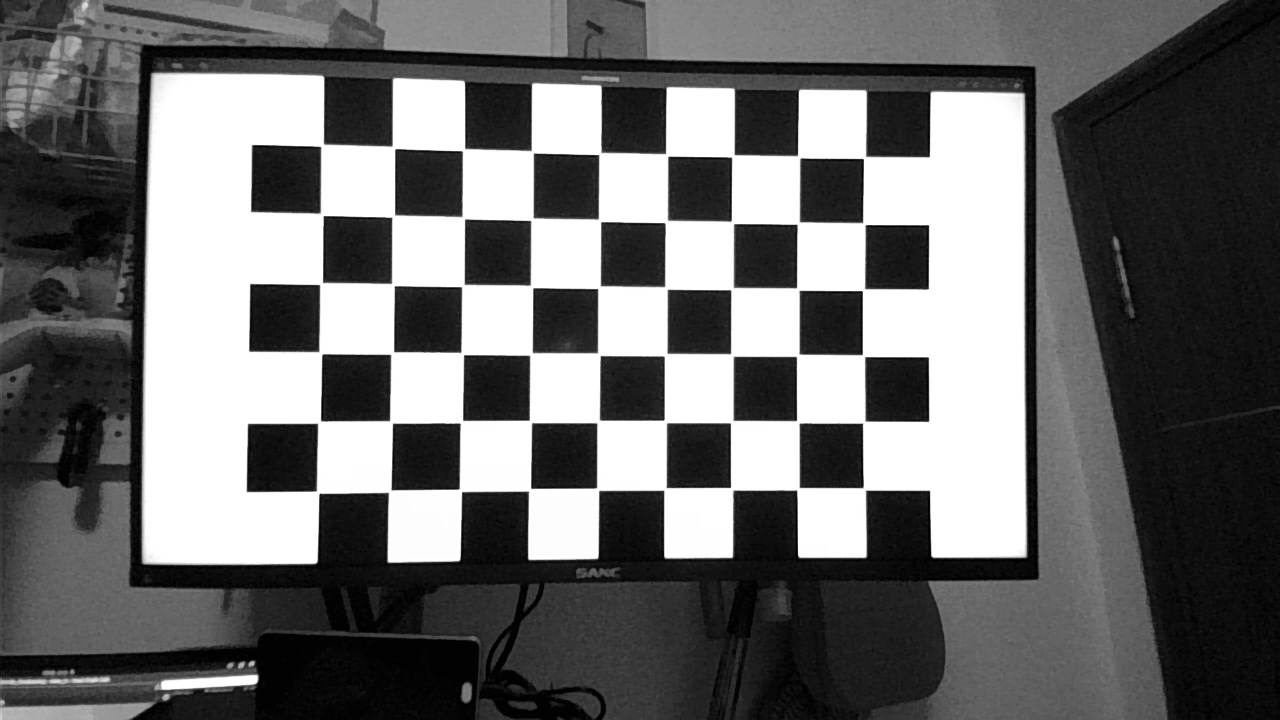
//> input picture data/right/0.png, 1280 x 720 px; its folder holds only this picture in this run
$ ./camera_calibrator   (built with g++ and OpenCV 4)
//> lines starting //> are read from the running program, lines starting //| are printed output that depends on the picture; after the words box and inside, x2 and y2 are one past the last pixel; in counts of white or black regions, pixels touching at a corner belong together
#include <stdio.h>

#include <iostream>
#include <opencv4/opencv2/calib3d/calib3d.hpp>
#include <opencv4/opencv2/highgui/highgui.hpp>
#include <opencv4/opencv2/imgproc/imgproc.hpp>
#include <opencv4/opencv2/opencv.hpp>

// 定义棋盘的尺寸
int CHECKERBOARD[ 2 ]{ 6, 9 };

int main()
{
  // 创建向量以存储每个棋盘图像的 3D 点向量
  std::vector<std::vector<cv::Point3f> > objpoints;

  // 创建向量以存储每个棋盘图像的 2D 点向量
  std::vector<std::vector<cv::Point2f> > imgpoints;

  // 定义 3D 点的世界坐标
  std::vector<cv::Point3f> objp;
  for ( int i{ 0 }; i < CHECKERBOARD[ 1 ]; i++ )
  {
    for ( int j{ 0 }; j < CHECKERBOARD[ 0 ]; j++ )
      objp.push_back( cv::Point3f( j, i, 0 ) );
  }


  // 提取存储在给定目录中的单个图像的路径
  std::vector<cv::String> images;
  // 包含棋盘图像的文件夹的路径
  std::string path = "/home/lin/Projects/vision_ws/data/right/*.png";

  cv::glob( path, images );

  cv::Mat frame, gray;
  // 用于存储检测到的棋盘角的像素坐标的向量
  std::vector<cv::Point2f> corner_pts;
  bool                     success;

  /* 循环遍历目录中的所有图像 */
  for ( int i{ 0 }; i < images.size(); i++ )
  {
    frame = cv::imread( images[ i ] );
//> frame is the input picture: 720 rows x 1280 cols, CV_8UC3; min 0, max 255, mean 108.1
    cv::cvtColor( frame, gray, cv::COLOR_BGR2GRAY );

    // 寻找棋盘角
    // 如果在图像中找到所需数量的角，则成功 = true
    success = cv::findChessboardCornersSB( frame, cv::Size( CHECKERBOARD[ 0 ], CHECKERBOARD[ 1 ] ), corner_pts );
//> success = true; corner_pts = 54 Points (x, y), first 12: [317.5, 492.2], [319.1, 422.1], [320.2, 352.7], [321.1, 283.3], [321.6, 214.3], [322, 145.1], [389.7, 491.1], [391, 421.9], [392.1, 353], [392.9, 284.5], [393.2, 215.9], [393.4, 147.2]
    std::cout << "success : " << success << std::endl;
//| success : 1
    std::cout << "corner_pts : " << corner_pts.size() << std::endl;
//| corner_pts : 54
    /*
     如果检测到所需数量的角，们细化像素坐标并在棋盘格图像上显示它们
    */
    if ( success )
    {
      cv::TermCriteria criteria( cv::TermCriteria::EPS | cv::TermCriteria::MAX_ITER, 30, 0.001 );
      // 细化给定二维点的像素坐标。
      cv::cornerSubPix( gray, corner_pts, cv::Size( 11, 11 ), cv::Size( -1, -1 ), criteria );
//> corner_pts = 54 Points (x, y), first 12: [317.8, 492.3], [319.3, 422.1], [320.5, 352.9], [321.2, 283.6], [322.1, 214.6], [322.1, 145.5], [389.8, 491], [391.2, 422.1], [392.3, 353.1], [393.1, 284.6], [393.2, 216.3], [393.6, 147.5]

      // 在棋盘上显示检测到的角点
      cv::drawChessboardCorners( frame, cv::Size( CHECKERBOARD[ 0 ], CHECKERBOARD[ 1 ] ), corner_pts, success );
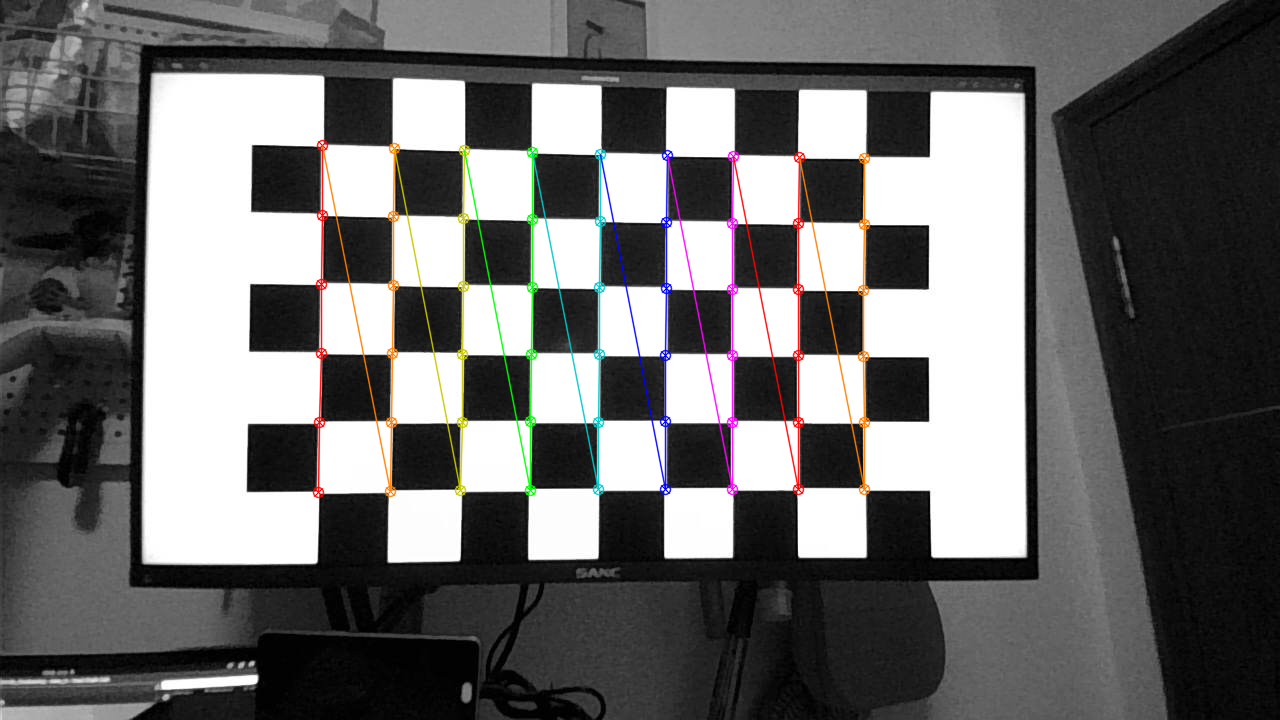
//> frame: 720 rows x 1280 cols, CV_8UC3; 2.34% of pixels changed, all inside (x1, y1, x2, y2) = (312, 139, 871, 499)

      objpoints.push_back( objp );
      imgpoints.push_back( corner_pts );
//> imgpoints = 1 point lists
    }

    cv::imshow( "Image", frame );
    cv::waitKey( 0 );
  }

  cv::destroyAllWindows();

  cv::Mat cameraMatrix, distCoeffs, R, T;

  /*通过传递已知 3D 点 (objpoints) 的值 和检测到的角点（imgpoints）对应的像素坐标 实现相机标定*/
  cv::calibrateCamera( objpoints, imgpoints, cv::Size( gray.rows, gray.cols ), cameraMatrix, distCoeffs, R, T );
//> cameraMatrix = [[5778.1, 0, 431.7], [0, 5893.4, 598], [0, 0, 1]]; distCoeffs = [9.18, -671.5, 0.09, -0.355, 24291.8]; R = [[-0.382, -0.134, -1.54]]; T = [[-1.57, -1.47, 81.48]]

  std::cout << "cameraMatrix : " << cameraMatrix << std::endl;
//| cameraMatrix : [5778.136387759204, 0, 431.6869588875737;
//|  0, 5893.395961233373, 598.029123754258;
//|  0, 0, 1]
  std::cout << "distCoeffs : " << distCoeffs << std::endl;
//| distCoeffs : [9.178823496126313, -671.5210041066541, 0.08996661615183488, -0.3546972576232598, 24291.795023223]
  std::cout << "Rotation vector : " << R << std::endl;
//| Rotation vector : [-0.3819783241276364, -0.134245227875313, -1.53655208625404]
  std::cout << "Translation vector : " << T << std::endl;
//| Translation vector : [-1.568404126245613, -1.472595072057145, 81.47862456234843]

  return 0;
}

$ run again, on data/right/12.png
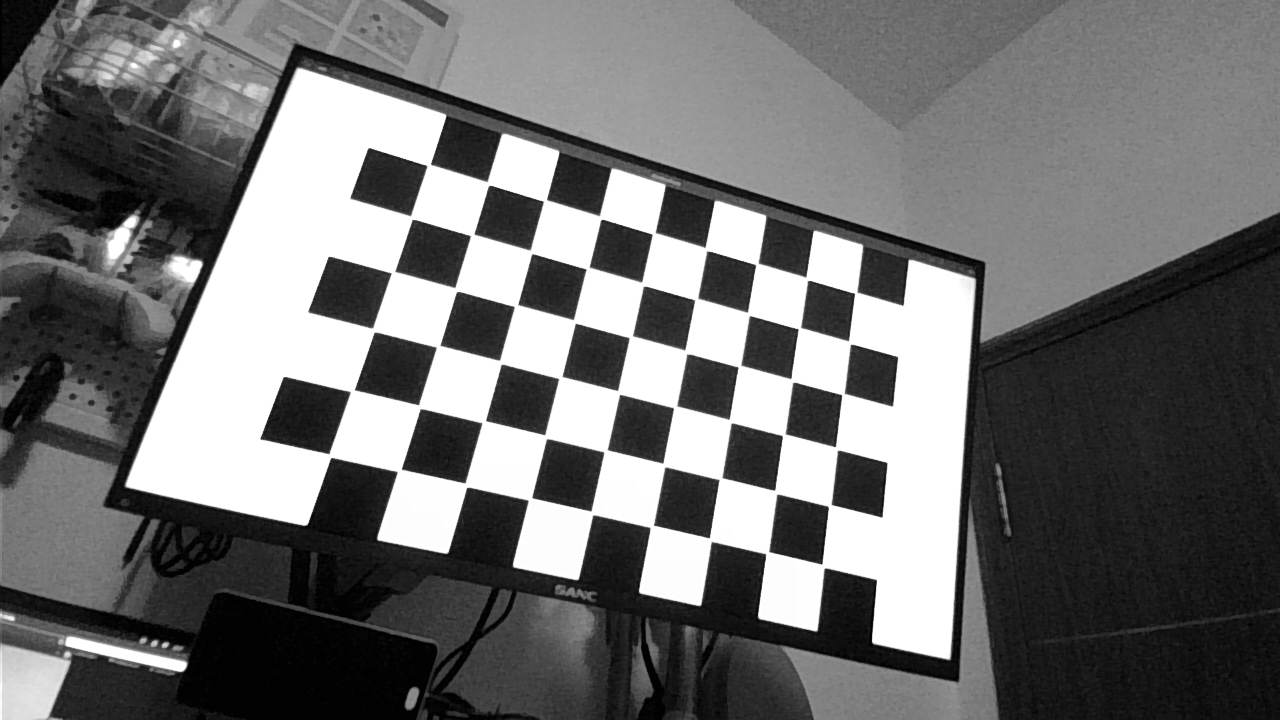
//> input picture data/right/12.png, 1280 x 720 px
//> frame is the input picture: 720 rows x 1280 cols, CV_8UC3; min 0, max 255, mean 112.5
//> `success = cv::findChessboardCornersSB( frame, cv::Size( CHECKERBOARD[ ..`: success = true; corner_pts = 54 Points (x, y), first 12: [329.8, 455.4], [352, 390.6], [373.4, 329.8], [392.8, 271.9], [411.5, 217], [428.6, 164.6], [399.1, 470.3], [419.5, 406.5], [438, 346.1], [455.8, 289], [472.1, 234.7], [487.9, 182.9]
//| success : 1
//| corner_pts : 54
//> `cv::cornerSubPix( gray, corner_pts, cv::Size( 11, 11 ), cv::Size( -1, ..`: corner_pts = 54 Points (x, y), first 12: [330.1, 455.7], [352.4, 390.7], [373.5, 330.2], [392.9, 272.4], [411.6, 217.6], [428.6, 165.2], [399.3, 470.4], [419.4, 406.8], [438.1, 346.3], [456.1, 289.6], [472, 235.1], [488.1, 183.5]
//> `cv::drawChessboardCorners( frame, cv::Size( CHECKERBOARD[ 0 ], CHECKER..`:
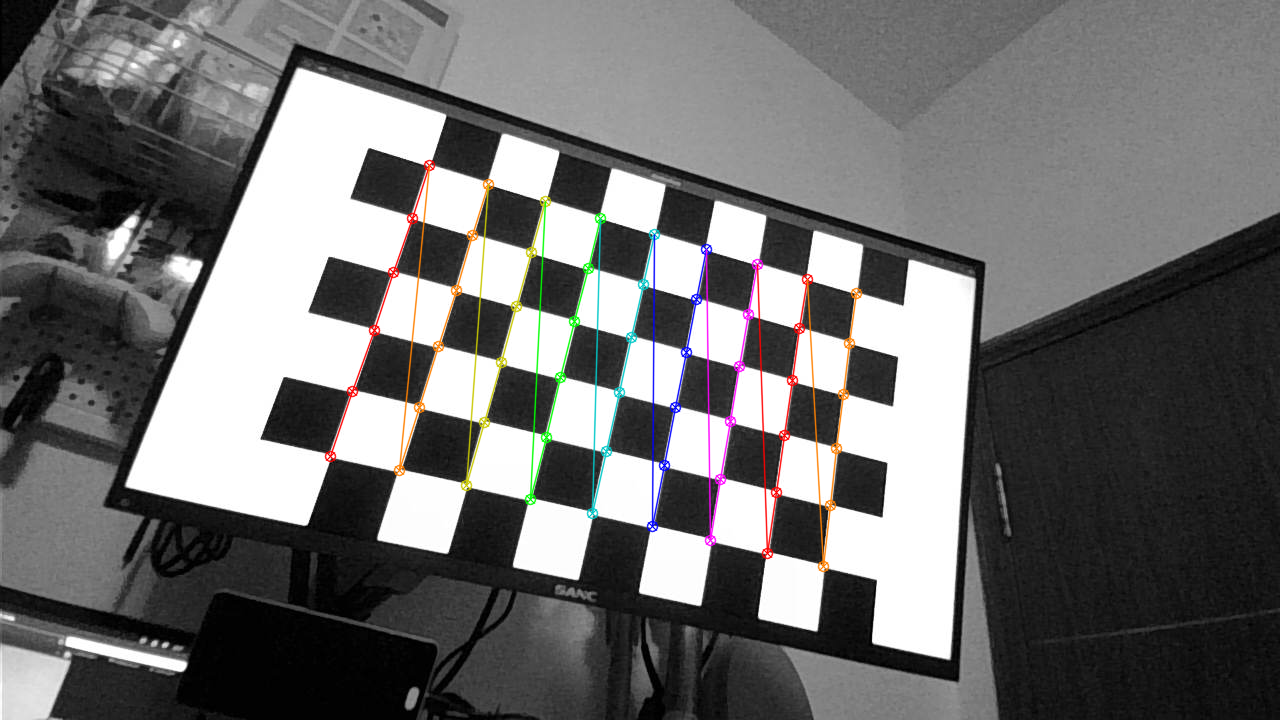
//> frame: 720 rows x 1280 cols, CV_8UC3; 2.07% of pixels changed, all inside (x1, y1, x2, y2) = (324, 159, 863, 573)
//> imgpoints = 1 point lists
//> cameraMatrix = [[1115.9, 0, 97.5], [0, 1333.2, 1047.1], [0, 0, 1]]; distCoeffs = [1.68, -4.9, -0.221, -0.0723, 4.04]; R = [[-0.556, -0.358, -1.15]]; T = [[3.76, -7.07, 21.18]]
//| cameraMatrix : [1115.935249592552, 0, 97.50431892525758;
//|  0, 1333.177846148833, 1047.101875150389;
//|  0, 0, 1]
//| distCoeffs : [1.681867624644899, -4.90152257054133, -0.2213855621451798, -0.07234328808974086, 4.039463668248747]
//| Rotation vector : [-0.5562862639674921, -0.3584803495734203, -1.150350699871281]
//| Translation vector : [3.755040431072205, -7.073510697447627, 21.17808787661131]

$ run again, on data/right/13.png
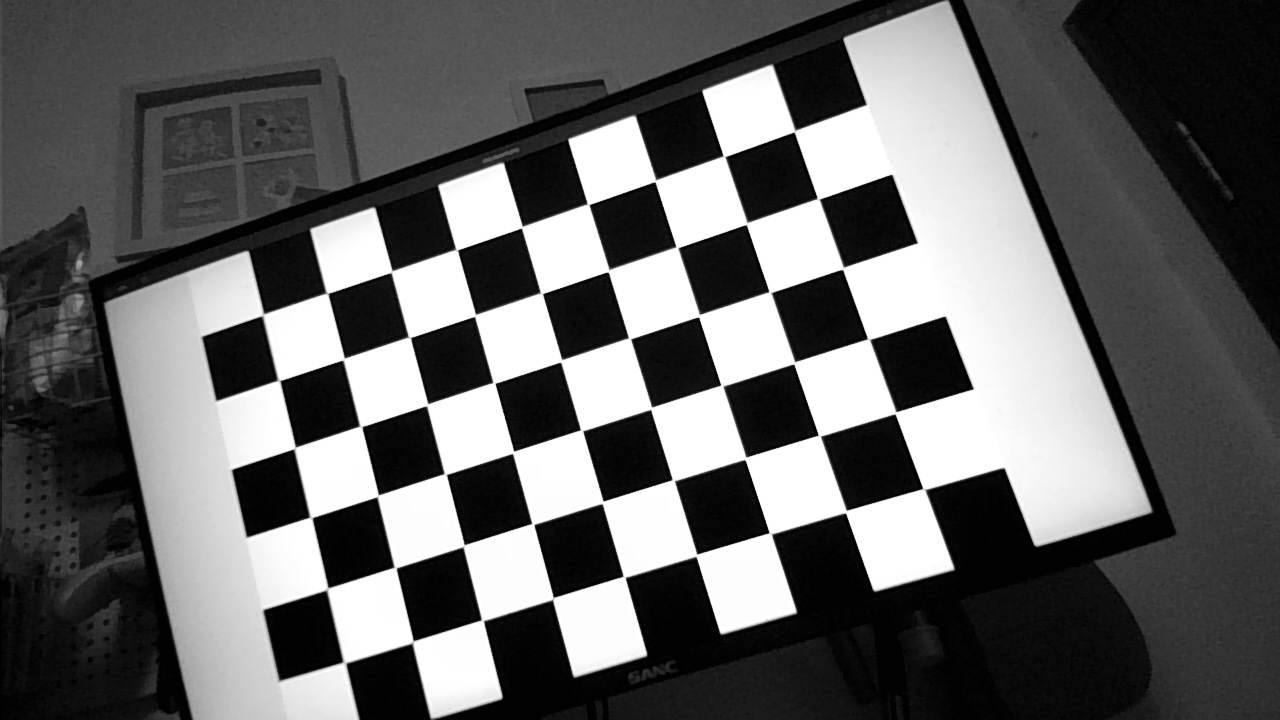
//> input picture data/right/13.png, 1280 x 720 px
//> frame is the input picture: 720 rows x 1280 cols, CV_8UC3; min 0, max 255, mean 100.3
//> `success = cv::findChessboardCornersSB( frame, cv::Size( CHECKERBOARD[ ..`: success = true; corner_pts = 54 Points (x, y), first 12: [344.3, 662.6], [327.3, 589], [310.8, 517.4], [294.7, 448], [278.8, 380.4], [263, 314.7], [412.7, 642], [394.9, 567.7], [377.7, 495.9], [360.6, 426.4], [343.6, 359], [326.9, 293.1]
//| success : 1
//| corner_pts : 54
//> `cv::cornerSubPix( gray, corner_pts, cv::Size( 11, 11 ), cv::Size( -1, ..`: corner_pts = 54 Points (x, y), first 12: [344.4, 662.6], [327.4, 588.8], [311, 517.4], [294.7, 447.9], [278.9, 380.5], [263, 314.7], [412.8, 641.8], [395.2, 567.6], [377.9, 495.7], [360.7, 426.4], [343.7, 359.1], [327.1, 293.3]
//> `cv::drawChessboardCorners( frame, cv::Size( CHECKERBOARD[ 0 ], CHECKER..`:
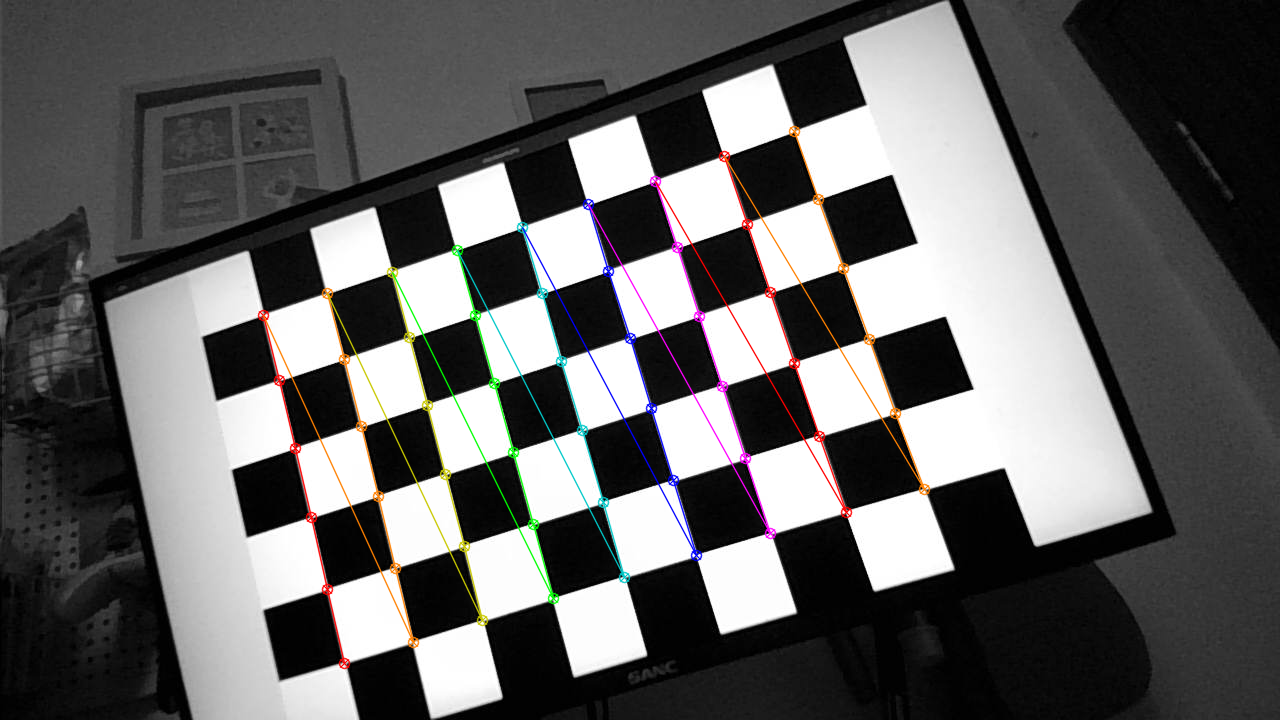
//> frame: 720 rows x 1280 cols, CV_8UC3; 2.38% of pixels changed, all inside (x1, y1, x2, y2) = (257, 125, 931, 670)
//> imgpoints = 1 point lists
//> cameraMatrix = [[860.9, 0, 423.6], [0, 956.2, 700.3], [0, 0, 1]]; distCoeffs = [0.0957, -0.0401, 0.0295, -0.0223, 0.0407]; R = [[-0.238, -0.0241, -1.82]]; T = [[-1.1, -0.466, 11.94]]
//| cameraMatrix : [860.9450251075593, 0, 423.6495893396691;
//|  0, 956.2082056673092, 700.3023869695802;
//|  0, 0, 1]
//| distCoeffs : [0.09570171900987434, -0.04014594566341045, 0.0295384160314942, -0.02232609173445312, 0.04067753112785468]
//| Rotation vector : [-0.2384821385552072, -0.02405761382836694, -1.824578124665979]
//| Translation vector : [-1.103105201590548, -0.4658969802237545, 11.93672507697848]

$ run again, on data/right/14.png
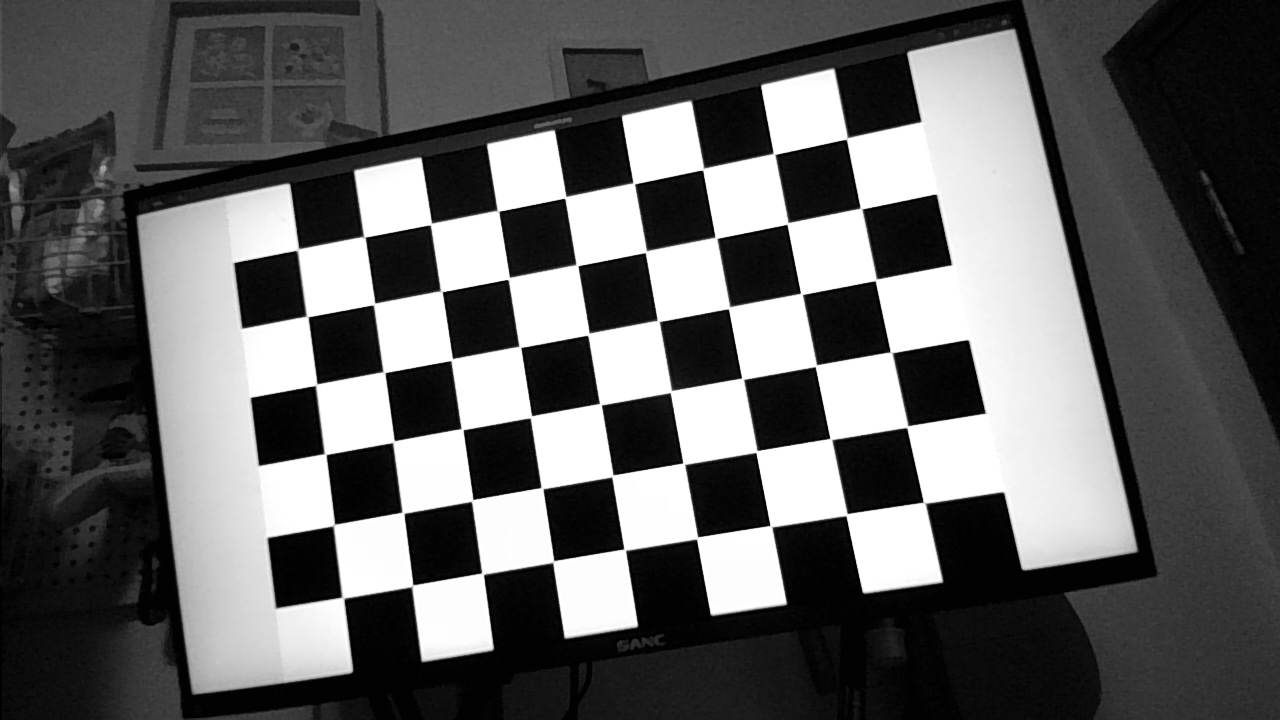
//> input picture data/right/14.png, 1280 x 720 px
//> frame is the input picture: 720 rows x 1280 cols, CV_8UC3; min 0, max 255, mean 98.1
//> `success = cv::findChessboardCornersSB( frame, cv::Size( CHECKERBOARD[ ..`: success = true; corner_pts = 54 Points (x, y), first 12: [342.7, 597.7], [333.9, 525.1], [325, 454.1], [316.1, 384.6], [307, 316.4], [297.9, 249.4], [412.2, 585.9], [402.8, 512.8], [393.4, 441.7], [383.8, 372.1], [374, 303.9], [364.2, 236.6]
//| success : 1
//| corner_pts : 54
//> `cv::cornerSubPix( gray, corner_pts, cv::Size( 11, 11 ), cv::Size( -1, ..`: corner_pts = 54 Points (x, y), first 12: [342.8, 597.7], [333.9, 525], [325.2, 454.1], [316.3, 384.6], [307.3, 316.6], [298, 249.5], [412.4, 585.7], [403, 512.8], [393.5, 441.6], [384.1, 372.3], [374.2, 304], [364.4, 236.8]
//> `cv::drawChessboardCorners( frame, cv::Size( CHECKERBOARD[ 0 ], CHECKER..`:
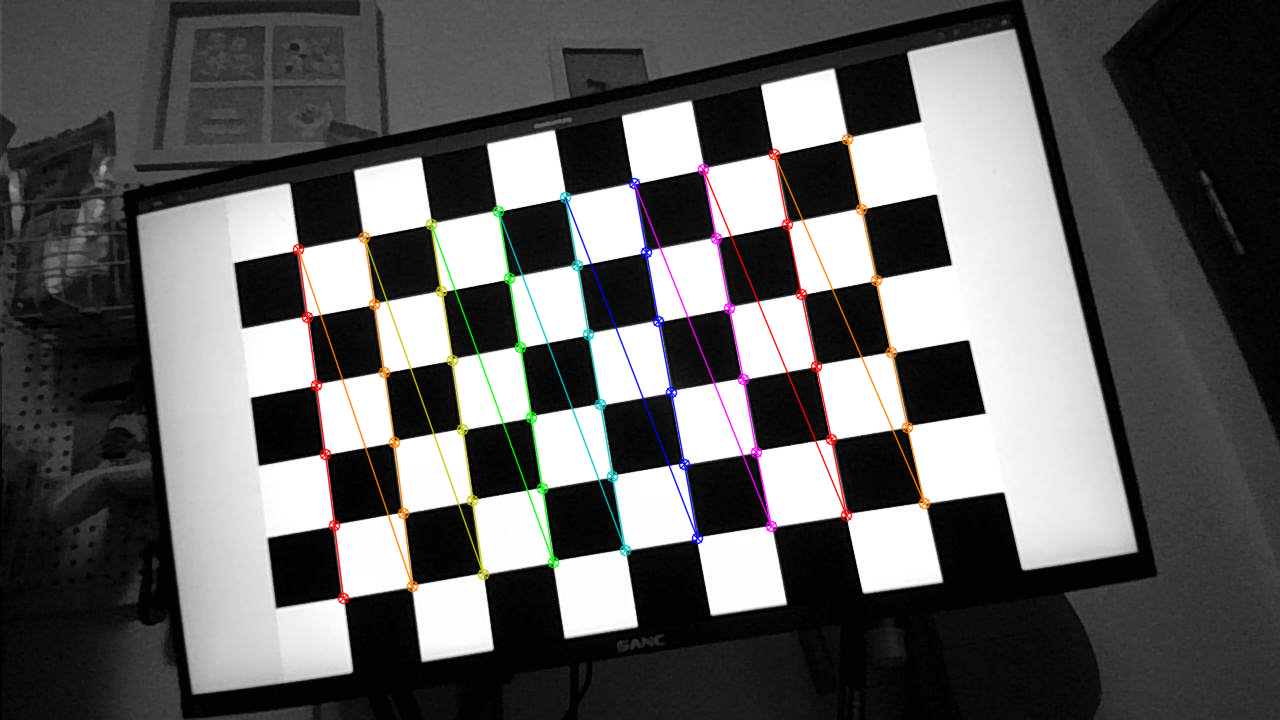
//> frame: 720 rows x 1280 cols, CV_8UC3; 2.41% of pixels changed, all inside (x1, y1, x2, y2) = (292, 133, 931, 605)
//> imgpoints = 1 point lists
//> cameraMatrix = [[867.9, 0, 481.9], [0, 930.2, 642.5], [0, 0, 1]]; distCoeffs = [0.111, -0.035, 0.0306, -0.0197, 0.0341]; R = [[-0.181, -0.00517, -1.72]]; T = [[-1.95, -0.595, 12.28]]
//| cameraMatrix : [867.946394109341, 0, 481.885730532261;
//|  0, 930.1902974571216, 642.4738419423268;
//|  0, 0, 1]
//| distCoeffs : [0.1110693162536701, -0.03499527438554766, 0.03062269237351196, -0.01974481434649167, 0.03408929053842134]
//| Rotation vector : [-0.1814597125105818, -0.005174600525330208, -1.715891475048522]
//| Translation vector : [-1.95342327939294, -0.5947371167880703, 12.27649153444438]
